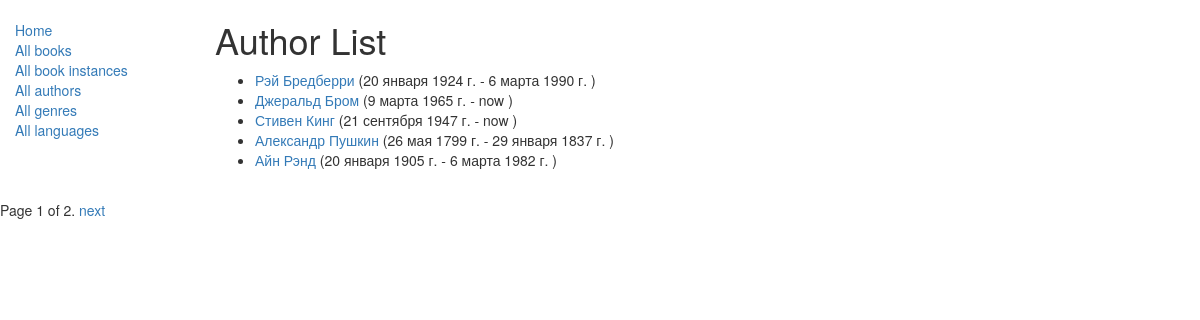
Screenshot of /catalog/authors/ with the database file from the repository.
### catalog/models.py (models this page shows, shortened)
class Author(models.Model):
    first_name = models.CharField(max_length=100)
    last_name = models.CharField(max_length=100)
    date_of_birth = models.DateField(null=True, blank=True)
    date_of_death = models.DateField('Died', null=True, blank=True)
    def get_absolute_url(self):
        return reverse('author-detail', args=[str(self.id)])
    class Meta:
        ordering = ['last_name',]

### catalog/views.py (the view)
# urls.py: path('authors/', views.AuthorListView.as_view(), name='authors'),
class AuthorListView(generic.ListView):
    model = Author
    template_name = 'catalog/author_list.html'
    paginate_by = 5
    def get_queryset(self):
        return Author.objects.all()

### catalog/templates/catalog/author_list.html
{% extends "base_generic.html" %}
{% block content %}
    <h1>Author List</h1>
    {% if author_list %}
    <ul>
      {% for author in author_list %}
      <li>
        <a href="{{ author.get_absolute_url }}">{{ author.first_name }} {{ author.last_name }}</a> ({{author.date_of_birth}} -
          {% if author.date_of_death%}{{author.date_of_death}}
          {% else %} now
          {% endif %})
      </li>
      {% endfor %}
    </ul>
    {% else %}
      <p>There are no authors in the library.</p>
    {% endif %}
{% endblock %}

### rows the page displays
Author: first_name "Рэй", last_name "Бредберри", date_of_birth "20 января 1924 г.", date_of_death "6 марта 1990 г."
Author: first_name "Джеральд", last_name "Бром", date_of_birth "9 марта 1965 г.", shows "now"
Author: first_name "Стивен", last_name "Кинг", date_of_birth "21 сентября 1947 г.", shows "now"
Author: first_name "Александр", last_name "Пушкин", date_of_birth "26 мая 1799 г.", date_of_death "29 января 1837 г."
Author: first_name "Айн", last_name "Рэнд", date_of_birth "20 января 1905 г.", date_of_death "6 марта 1982 г."

### other values shown
{{ page_obj.number }} "1"
{{ page_obj.paginator.num_pages }} "2"
